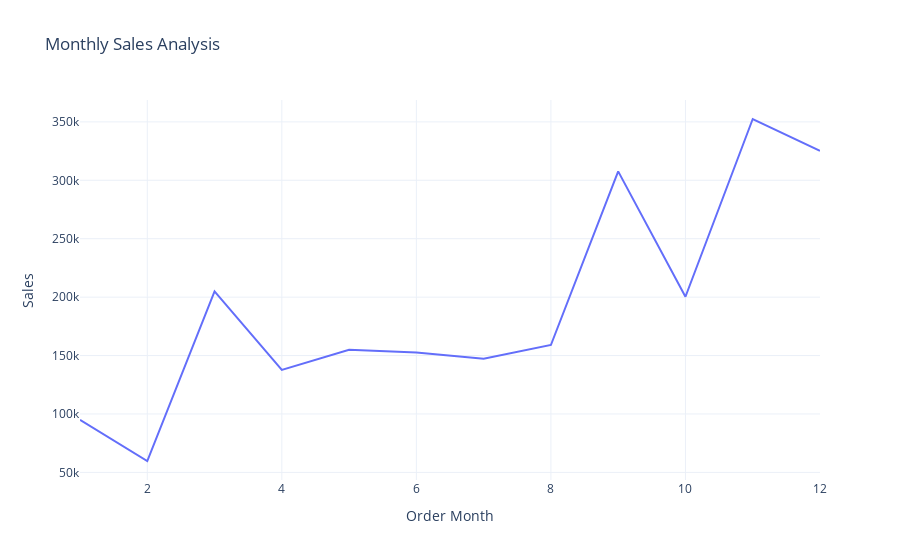

The notebook cell this image was saved under:
### Code cell
fig = px.line(sales_by_month,
             x='Order Month',
              y='Sales',
             title='Monthly Sales Analysis')
fig.show()

### Figure 1 — Plotly figure (JSON) as saved in the notebook; plotly's stock layout.template omitted (floating-point values rounded to 4 significant figures)
{"data": [{"hovertemplate": "Order Month=%{x}<br>Sales=%{y}<extra></extra>", "legendgroup": "", "line": {"color": "#636efa", "dash": "solid"}, "marker": {"symbol": "circle"}, "mode": "lines", "name": "", "orientation": "v", "showlegend": false, "type": "scatter", "x": [1, 2, 3, 4, 5, 6, 7, 8, 9, 10, 11, 12], "xaxis": "x", "y": [94920.0, 59750.0, 205000.0, 137800.0, 155000.0, 152700.0, 147200.0, 159000.0, 307600.0, 200300.0, 352500.0, 325300.0], "yaxis": "y"}], "layout": {"autosize": true, "legend": {"tracegroupgap": 0}, "title": {"text": "Monthly Sales Analysis"}, "xaxis": {"anchor": "y", "autorange": true, "domain": [0, 1], "range": [1, 12], "title": {"text": "Order Month"}, "type": "linear"}, "yaxis": {"anchor": "x", "autorange": true, "domain": [0, 1], "range": [43490.0, 368700.0], "title": {"text": "Sales"}, "type": "linear"}}}
